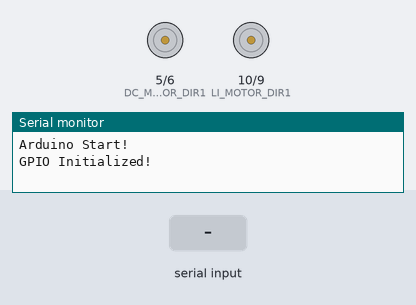
Bench run of a sketch on a simulated Arduino Uno, built with avr-gcc and run on an emulated ATmega328P. Parts: motor-driver pin pairs drawn as motors (green arrow = first pin HIGH = forward, orange = second pin HIGH = backward, longer = more drive), the last lines printed to the serial monitor. Inputs (shaded band) come from the test bench.

Above: at 1.2 s.
1.3 s: "V\n" received over the second serial link
At 2.2 s:
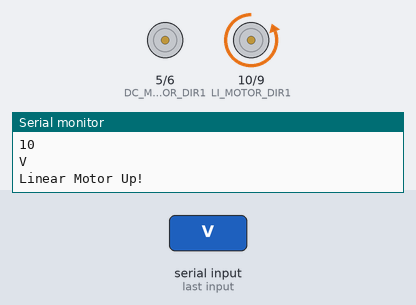
4.3 s: "D\n" received over the second serial link
At 5.5 s:
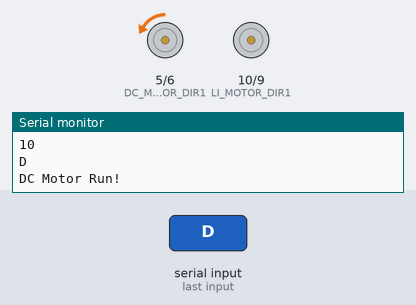
5.8 s: "V\n" received over the second serial link
At 6.8 s:
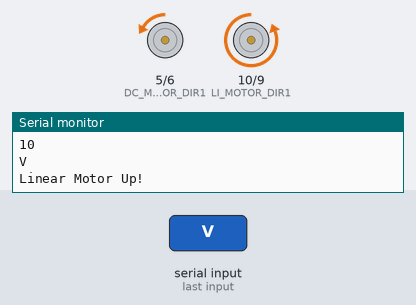
Timing chart, 0 to 9.3 s (numbered marks = the images above; inputs shaded):
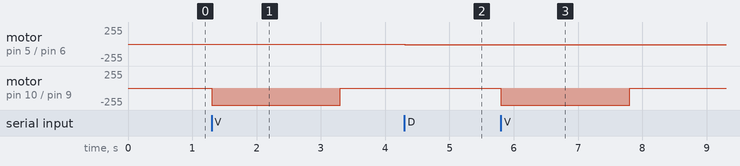

Measured:
- after the input at 1.3 s, motor on pin 10 (LI_MOTOR_DIR1) / pin 9 (LI_MOTOR_DIR2): stopped → backward 255/255 at once, → stopped 2.0 s later
- after the input at 4.3 s, motor on pin 5 (DC_MOTOR_DIR1) / pin 6 (DC_MOTOR_DIR2): stopped → backward 10/255 at once
- after the input at 5.8 s, motor on pin 10 (LI_MOTOR_DIR1) / pin 9 (LI_MOTOR_DIR2): stopped → backward 255/255 at once, → stopped 2.0 s later

The sketch:

arduino.ino
```cpp
#include <SoftwareSerial.h> //시리얼통신 라이브러리 호출
#include <MsTimer2.h>

// 블루투스 시리얼 설정
int BLUETOOTH_TX=2;
int BLUETOOTH_RX=3;

// 리니어모터 설정
int LI_MOTOR_DIR1=10;
int LI_MOTOR_DIR2=9;

// DC모터 설정
int DC_MOTOR_DIR1=5;
int DC_MOTOR_DIR2=6;

// BT로 수신된 메세지를 저장
byte buffer[1024];
int bufferPosition=0;

// 리니어모터가 한번 수행시 동작할 시간을 정의.
// 모터의 동작 시간을 바꾸려면 아래 변수를 바꾸세요
const int LINEAR_MOTOR_OPERATION_TIME_MS = 2000;

// 블루투스 통신을 위한 객체선언
SoftwareSerial bluetoothSerial(BLUETOOTH_TX, BLUETOOTH_RX);

// 리니어모터 상승
void liMotorUp(int operationTimeMs)
{
    digitalWrite(LI_MOTOR_DIR1, LOW);
    digitalWrite(LI_MOTOR_DIR2, HIGH);
    MsTimer2::stop();
    MsTimer2::set(operationTimeMs, liMotorInterruptFunction);
    MsTimer2::start();
}

// 리니어모터 하강
void liMotorDown(int operationTimeMs)
{
    digitalWrite(LI_MOTOR_DIR1, HIGH);
    digitalWrite(LI_MOTOR_DIR2, LOW);
    MsTimer2::stop();
    MsTimer2::set(operationTimeMs, liMotorInterruptFunction);
    MsTimer2::start();
}

// 리니어모터 정지
void liMotorStop()
{
    digitalWrite(LI_MOTOR_DIR1, LOW);
    digitalWrite(LI_MOTOR_DIR2, LOW);
}

// DC모터를 지정된 PWM으로 돌리기
void dcMotorRun(int pwm)
{
    digitalWrite(DC_MOTOR_DIR1, 0);
    analogWrite(DC_MOTOR_DIR2, pwm);
}

// DC모터 멈추기
void dcMotorStop()
{
    digitalWrite(DC_MOTOR_DIR1, LOW);
    digitalWrite(DC_MOTOR_DIR2, LOW);
}

// 아두이노가 부팅되고 최초로 호출되는 함수
void setup()
{
    Serial.begin(9600);   // 시리얼모니터
    bluetoothSerial.begin(9600); // 블루투스 시리얼
    Serial.println("Arduino Start!\n");
    pinMode(LI_MOTOR_DIR1, OUTPUT);
    pinMode(LI_MOTOR_DIR2, OUTPUT);
    pinMode(DC_MOTOR_DIR1, OUTPUT);
    pinMode(DC_MOTOR_DIR2, OUTPUT);
    Serial.println("GPIO Initialized!\n");
}

// 메인루프
void loop()
{
    byte data;

    if (bluetoothSerial.available())
    {
        while(1)
        {
            data = bluetoothSerial.read();
            Serial.println(data);
            buffer[bufferPosition] = data;
            bufferPosition++;
            if(data == '\n')
            {
                buffer[bufferPosition] = '\0';
                bufferPosition = 0;
                Serial.write(buffer[0]);
                Serial.write(buffer[1]);
                break;
            }
        }

        switch(buffer[0])
        {
            // Linear Motor
            case 'V':
                if(buffer[1])
                {
                    liMotorUp(LINEAR_MOTOR_OPERATION_TIME_MS);
                    Serial.println("Linear Motor Up!");
                }
                else
                {
                    liMotorDown(LINEAR_MOTOR_OPERATION_TIME_MS);
                    Serial.println("Linear Motor Down!");
                }
                break;


            // DC Motor
            case 'D':
                if(buffer[1] > 0)
                {
                    dcMotorRun(buffer[1]);
                    Serial.println("DC Motor Run!");
                }
                else
                {
                    dcMotorStop();
                    Serial.println("DC Motor Stop!");
                }
                break;

            default:
                break;
        }
    }
}

void liMotorInterruptFunction()
{
    liMotorStop();
}
```
